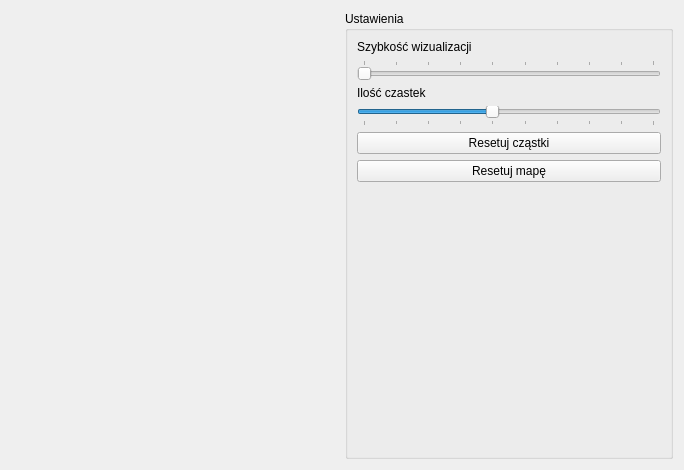
<?xml version="1.0" encoding="UTF-8"?>
<ui version="4.0">
 <class>Visualiser</class>
 <widget class="QWidget" name="Visualiser">
  <property name="geometry">
   <rect>
    <x>0</x>
    <y>0</y>
    <width>684</width>
    <height>470</height>
   </rect>
  </property>
  <property name="windowTitle">
   <string>Robot z 2 nogami</string>
  </property>
  <layout class="QGridLayout" name="gridLayout">
   <item row="0" column="1">
    <widget class="VisualiserCanvas" name="canvas" native="true">
     <property name="minimumSize">
      <size>
       <width>300</width>
       <height>300</height>
      </size>
     </property>
    </widget>
   </item>
   <item row="0" column="2">
    <widget class="QGroupBox" name="groupBox">
     <property name="title">
      <string>Ustawienia</string>
     </property>
     <layout class="QGridLayout" name="gridLayout_2">
      <item row="0" column="0">
       <widget class="QLabel" name="speedLabel">
        <property name="text">
         <string>Szybkość wizualizacji</string>
        </property>
       </widget>
      </item>
      <item row="2" column="0">
       <widget class="QLabel" name="particlesAmountLabel">
        <property name="text">
         <string>Ilość czastek</string>
        </property>
       </widget>
      </item>
      <item row="2" column="1">
       <widget class="QLabel" name="particlesAmountValueLabel">
        <property name="text">
         <string/>
        </property>
        <property name="alignment">
         <set>Qt::AlignRight|Qt::AlignTrailing|Qt::AlignVCenter</set>
        </property>
       </widget>
      </item>
      <item row="0" column="1">
       <widget class="QLabel" name="speedValueLabel">
        <property name="minimumSize">
         <size>
          <width>60</width>
          <height>0</height>
         </size>
        </property>
        <property name="text">
         <string/>
        </property>
        <property name="alignment">
         <set>Qt::AlignRight|Qt::AlignTrailing|Qt::AlignVCenter</set>
        </property>
       </widget>
      </item>
      <item row="6" column="0" colspan="2">
       <spacer name="verticalSpacer">
        <property name="orientation">
         <enum>Qt::Vertical</enum>
        </property>
        <property name="sizeHint" stdset="0">
         <size>
          <width>20</width>
          <height>40</height>
         </size>
        </property>
       </spacer>
      </item>
      <item row="3" column="0" colspan="2">
       <widget class="QSlider" name="particlesAmountSlider">
        <property name="maximum">
         <number>9</number>
        </property>
        <property name="sliderPosition">
         <number>4</number>
        </property>
        <property name="orientation">
         <enum>Qt::Horizontal</enum>
        </property>
        <property name="tickPosition">
         <enum>QSlider::TicksBelow</enum>
        </property>
       </widget>
      </item>
      <item row="1" column="0" colspan="2">
       <widget class="QSlider" name="speedSlider">
        <property name="maximum">
         <number>9</number>
        </property>
        <property name="orientation">
         <enum>Qt::Horizontal</enum>
        </property>
        <property name="tickPosition">
         <enum>QSlider::TicksAbove</enum>
        </property>
        <property name="tickInterval">
         <number>1</number>
        </property>
       </widget>
      </item>
      <item row="4" column="0" colspan="2">
       <widget class="QPushButton" name="resetButton">
        <property name="text">
         <string>Resetuj cząstki</string>
        </property>
       </widget>
      </item>
      <item row="5" column="0" colspan="2">
       <widget class="QPushButton" name="pushButton">
        <property name="text">
         <string>Resetuj mapę</string>
        </property>
       </widget>
      </item>
     </layout>
    </widget>
   </item>
  </layout>
 </widget>
 <customwidgets>
  <customwidget>
   <class>VisualiserCanvas</class>
   <extends>QWidget</extends>
   <header>VisualiserCanvas.hpp</header>
   <container>1</container>
  </customwidget>
 </customwidgets>
 <resources/>
 <connections/>
</ui>
